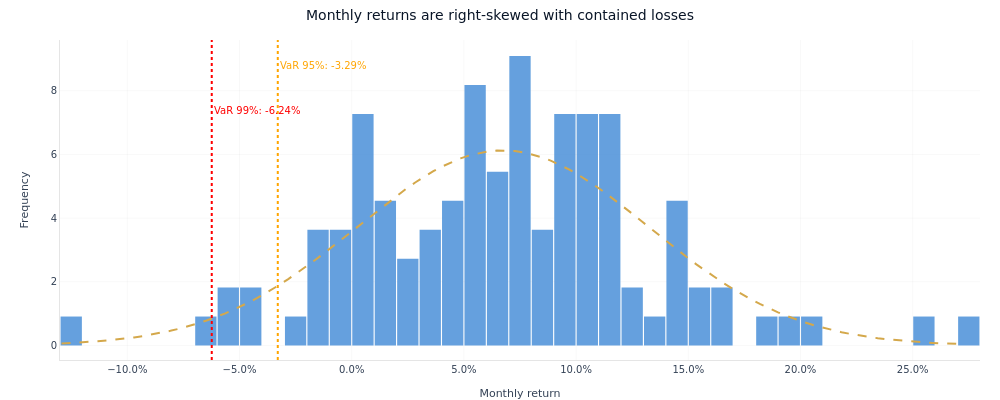

The notebook cell saved with this chart:
### Markdown cell above
**Returns distribution.** Monthly return histogram against a normal
overlay; complements §4's tail-ratio table.

### Code cell
fig_dist = plot_returns_distribution(pa)
fig_dist.update_layout(title="Monthly returns are right-skewed with contained losses")
fig_dist.update_xaxes(title_text="Monthly return")
for annotation, y_position in zip(fig_dist.layout.annotations, [0.92, 0.78], strict=False):
    annotation.update(y=y_position, yshift=0)
fig_dist.show()
